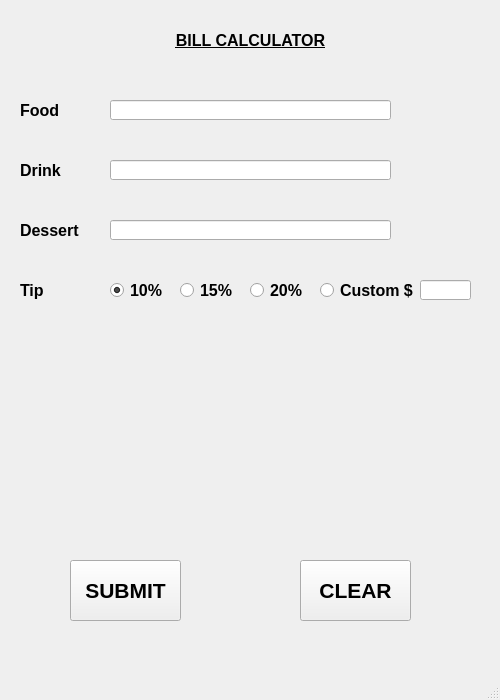
<?xml version="1.0" encoding="UTF-8"?>
<ui version="4.0">
 <class>MainWindow</class>
 <widget class="QMainWindow" name="MainWindow">
  <property name="geometry">
   <rect>
    <x>0</x>
    <y>0</y>
    <width>500</width>
    <height>700</height>
   </rect>
  </property>
  <property name="minimumSize">
   <size>
    <width>500</width>
    <height>700</height>
   </size>
  </property>
  <property name="maximumSize">
   <size>
    <width>500</width>
    <height>700</height>
   </size>
  </property>
  <property name="windowTitle">
   <string>Test 10</string>
  </property>
  <property name="layoutDirection">
   <enum>Qt::LeftToRight</enum>
  </property>
  <widget class="QWidget" name="centralwidget">
   <widget class="QPushButton" name="Submit_Button">
    <property name="geometry">
     <rect>
      <x>70</x>
      <y>560</y>
      <width>111</width>
      <height>61</height>
     </rect>
    </property>
    <property name="font">
     <font>
      <pointsize>16</pointsize>
      <weight>75</weight>
      <bold>true</bold>
     </font>
    </property>
    <property name="text">
     <string>SUBMIT</string>
    </property>
   </widget>
   <widget class="QPushButton" name="Clear_Button">
    <property name="geometry">
     <rect>
      <x>300</x>
      <y>560</y>
      <width>111</width>
      <height>61</height>
     </rect>
    </property>
    <property name="font">
     <font>
      <pointsize>16</pointsize>
      <weight>75</weight>
      <bold>true</bold>
     </font>
    </property>
    <property name="text">
     <string>CLEAR</string>
    </property>
   </widget>
   <widget class="QRadioButton" name="Radio_10">
    <property name="enabled">
     <bool>true</bool>
    </property>
    <property name="geometry">
     <rect>
      <x>110</x>
      <y>280</y>
      <width>61</width>
      <height>21</height>
     </rect>
    </property>
    <property name="font">
     <font>
      <pointsize>12</pointsize>
      <weight>75</weight>
      <bold>true</bold>
     </font>
    </property>
    <property name="text">
     <string>10%</string>
    </property>
    <property name="checked">
     <bool>true</bool>
    </property>
   </widget>
   <widget class="QRadioButton" name="Radio_15">
    <property name="enabled">
     <bool>true</bool>
    </property>
    <property name="geometry">
     <rect>
      <x>180</x>
      <y>280</y>
      <width>61</width>
      <height>21</height>
     </rect>
    </property>
    <property name="font">
     <font>
      <pointsize>12</pointsize>
      <weight>75</weight>
      <bold>true</bold>
     </font>
    </property>
    <property name="text">
     <string>15%</string>
    </property>
   </widget>
   <widget class="QRadioButton" name="Radio_20">
    <property name="enabled">
     <bool>true</bool>
    </property>
    <property name="geometry">
     <rect>
      <x>250</x>
      <y>280</y>
      <width>61</width>
      <height>21</height>
     </rect>
    </property>
    <property name="font">
     <font>
      <pointsize>12</pointsize>
      <weight>75</weight>
      <bold>true</bold>
     </font>
    </property>
    <property name="text">
     <string>20%</string>
    </property>
   </widget>
   <widget class="QLineEdit" name="Food_Entry">
    <property name="geometry">
     <rect>
      <x>110</x>
      <y>100</y>
      <width>281</width>
      <height>20</height>
     </rect>
    </property>
    <property name="font">
     <font>
      <pointsize>12</pointsize>
      <weight>75</weight>
      <bold>true</bold>
     </font>
    </property>
    <property name="cursor">
     <cursorShape>IBeamCursor</cursorShape>
    </property>
    <property name="layoutDirection">
     <enum>Qt::LeftToRight</enum>
    </property>
    <property name="inputMethodHints">
     <set>Qt::ImhNone</set>
    </property>
    <property name="text">
     <string/>
    </property>
    <property name="alignment">
     <set>Qt::AlignRight|Qt::AlignTrailing|Qt::AlignVCenter</set>
    </property>
   </widget>
   <widget class="QLineEdit" name="Drink_Entry">
    <property name="geometry">
     <rect>
      <x>110</x>
      <y>160</y>
      <width>281</width>
      <height>20</height>
     </rect>
    </property>
    <property name="font">
     <font>
      <pointsize>12</pointsize>
      <weight>75</weight>
      <bold>true</bold>
     </font>
    </property>
    <property name="text">
     <string/>
    </property>
    <property name="alignment">
     <set>Qt::AlignRight|Qt::AlignTrailing|Qt::AlignVCenter</set>
    </property>
   </widget>
   <widget class="QLineEdit" name="Dessert_Entry">
    <property name="geometry">
     <rect>
      <x>110</x>
      <y>220</y>
      <width>281</width>
      <height>20</height>
     </rect>
    </property>
    <property name="font">
     <font>
      <pointsize>12</pointsize>
      <weight>75</weight>
      <bold>true</bold>
     </font>
    </property>
    <property name="text">
     <string/>
    </property>
    <property name="alignment">
     <set>Qt::AlignRight|Qt::AlignTrailing|Qt::AlignVCenter</set>
    </property>
   </widget>
   <widget class="QLabel" name="Bill_Calc_Label">
    <property name="geometry">
     <rect>
      <x>10</x>
      <y>20</y>
      <width>481</width>
      <height>41</height>
     </rect>
    </property>
    <property name="font">
     <font>
      <pointsize>12</pointsize>
      <weight>75</weight>
      <italic>false</italic>
      <bold>true</bold>
      <underline>true</underline>
     </font>
    </property>
    <property name="text">
     <string>BILL CALCULATOR</string>
    </property>
    <property name="scaledContents">
     <bool>false</bool>
    </property>
    <property name="alignment">
     <set>Qt::AlignCenter</set>
    </property>
   </widget>
   <widget class="QLabel" name="Food_Label">
    <property name="geometry">
     <rect>
      <x>20</x>
      <y>100</y>
      <width>51</width>
      <height>21</height>
     </rect>
    </property>
    <property name="font">
     <font>
      <pointsize>12</pointsize>
      <weight>75</weight>
      <bold>true</bold>
     </font>
    </property>
    <property name="layoutDirection">
     <enum>Qt::RightToLeft</enum>
    </property>
    <property name="text">
     <string>Food</string>
    </property>
    <property name="wordWrap">
     <bool>true</bool>
    </property>
   </widget>
   <widget class="QLabel" name="Drink_Label">
    <property name="geometry">
     <rect>
      <x>20</x>
      <y>160</y>
      <width>51</width>
      <height>21</height>
     </rect>
    </property>
    <property name="font">
     <font>
      <pointsize>12</pointsize>
      <weight>75</weight>
      <bold>true</bold>
     </font>
    </property>
    <property name="text">
     <string>Drink</string>
    </property>
   </widget>
   <widget class="QLabel" name="Dessert_Label">
    <property name="geometry">
     <rect>
      <x>20</x>
      <y>220</y>
      <width>61</width>
      <height>20</height>
     </rect>
    </property>
    <property name="font">
     <font>
      <pointsize>12</pointsize>
      <weight>75</weight>
      <bold>true</bold>
     </font>
    </property>
    <property name="text">
     <string>Dessert</string>
    </property>
   </widget>
   <widget class="QLabel" name="Tip_Label">
    <property name="geometry">
     <rect>
      <x>20</x>
      <y>280</y>
      <width>47</width>
      <height>21</height>
     </rect>
    </property>
    <property name="font">
     <font>
      <pointsize>12</pointsize>
      <weight>75</weight>
      <bold>true</bold>
     </font>
    </property>
    <property name="text">
     <string>Tip</string>
    </property>
   </widget>
   <widget class="QLabel" name="Summary_Label">
    <property name="geometry">
     <rect>
      <x>70</x>
      <y>330</y>
      <width>341</width>
      <height>201</height>
     </rect>
    </property>
    <property name="font">
     <font>
      <pointsize>12</pointsize>
      <weight>75</weight>
      <bold>true</bold>
     </font>
    </property>
    <property name="text">
     <string/>
    </property>
    <property name="textFormat">
     <enum>Qt::AutoText</enum>
    </property>
    <property name="scaledContents">
     <bool>false</bool>
    </property>
    <property name="alignment">
     <set>Qt::AlignLeading|Qt::AlignLeft|Qt::AlignTop</set>
    </property>
    <property name="wordWrap">
     <bool>false</bool>
    </property>
   </widget>
   <widget class="QRadioButton" name="Radio_Custom">
    <property name="geometry">
     <rect>
      <x>320</x>
      <y>280</y>
      <width>101</width>
      <height>21</height>
     </rect>
    </property>
    <property name="font">
     <font>
      <pointsize>12</pointsize>
      <weight>75</weight>
      <bold>true</bold>
     </font>
    </property>
    <property name="text">
     <string>Custom $</string>
    </property>
   </widget>
   <widget class="QLineEdit" name="Custom_Entry">
    <property name="geometry">
     <rect>
      <x>420</x>
      <y>280</y>
      <width>51</width>
      <height>20</height>
     </rect>
    </property>
    <property name="font">
     <font>
      <pointsize>12</pointsize>
      <weight>75</weight>
      <bold>true</bold>
     </font>
    </property>
    <property name="text">
     <string/>
    </property>
    <property name="maxLength">
     <number>4</number>
    </property>
    <property name="alignment">
     <set>Qt::AlignLeading|Qt::AlignLeft|Qt::AlignVCenter</set>
    </property>
    <property name="readOnly">
     <bool>true</bool>
    </property>
    <property name="clearButtonEnabled">
     <bool>false</bool>
    </property>
   </widget>
  </widget>
  <widget class="QMenuBar" name="menubar">
   <property name="geometry">
    <rect>
     <x>0</x>
     <y>0</y>
     <width>500</width>
     <height>21</height>
    </rect>
   </property>
  </widget>
  <widget class="QStatusBar" name="statusbar"/>
 </widget>
 <resources/>
 <connections/>
</ui>
